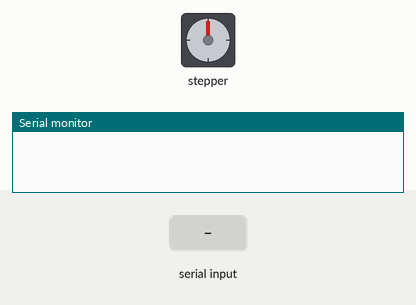
Bench run of a sketch on a simulated Arduino Uno, built with avr-gcc and run on an emulated ATmega328P. Parts: stepper motor, the last lines printed to the serial monitor. Wiring (inferred from the names in the program): stepper motor (2048 steps per turn assumed): coils pin 8, pin 9, pin 10, pin 11. Inputs (shaded band) come from the test bench.

Above: at 1.2 s.
1.3 s: "90,45,200\n" received over Serial
At 4.2 s:
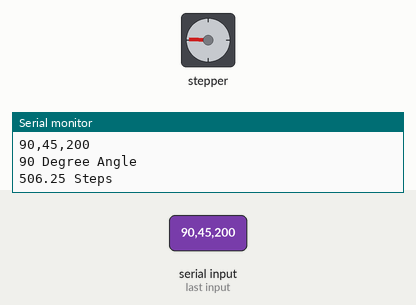
4.3 s: "90,45\n" received over Serial
At 6.11 s:
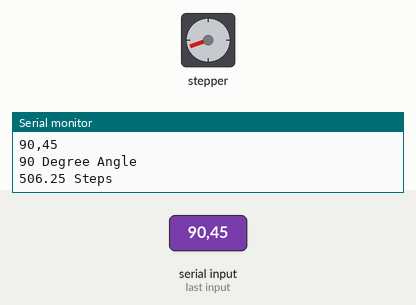
7.3 s: "3\n" received over Serial
10.3 s: "30,150,10\n" received over Serial
At 12.1 s:
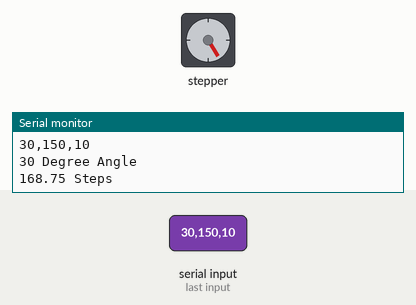
13.3 s: "30,150\n" received over Serial
At 15.1 s:
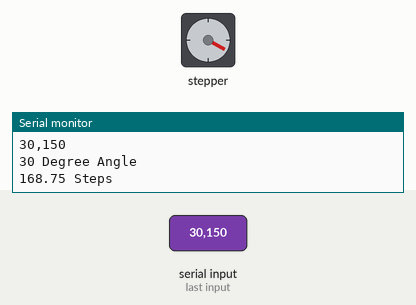
15.7 s: "90\n" received over Serial
At 19.4 s:
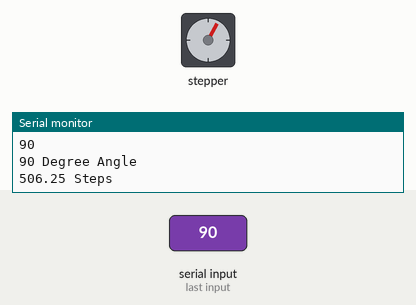
Timing chart, 0 to 19.7 s (numbered marks = the images above; inputs shaded):
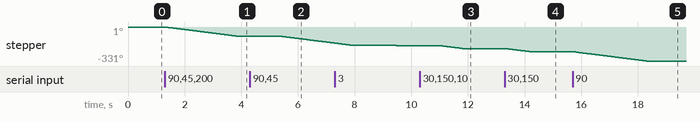

The sketch:

Control_Phase.ino
```cpp
#define Pin1  8
#define Pin2  9
#define Pin3  10
#define Pin4  11

int Motor_Step = 0;
int Step_Delay = 5;

bool cw = true;
bool ccw = false;

void setup()
{
  pinMode(Pin1, OUTPUT);
  pinMode(Pin2, OUTPUT);
  pinMode(Pin3, OUTPUT);
  pinMode(Pin4, OUTPUT);

  Serial.begin(9600);

}

void stopMotor(){
  digitalWrite(Pin1, LOW);
  digitalWrite(Pin2, LOW);
  digitalWrite(Pin3, LOW);
  digitalWrite(Pin4, LOW);
}

void OneStep2Phase(bool dir) {
  if (!dir && Motor_Step == 0) { // หากมอเตอร์หมุนถอยหลังและอยู่ที่ตำแหน่ง 0
    return;
  }

  switch(Motor_Step){
    case 0:
      digitalWrite(Pin1, HIGH);
      digitalWrite(Pin2, HIGH);
      digitalWrite(Pin3, LOW);
      digitalWrite(Pin4, LOW);
    break;
    case 1:
      digitalWrite(Pin1, LOW);
      digitalWrite(Pin2, HIGH);
      digitalWrite(Pin3, HIGH);
      digitalWrite(Pin4, LOW);
    break;
    case 2:
      digitalWrite(Pin1, LOW);
      digitalWrite(Pin2, LOW);
      digitalWrite(Pin3, HIGH);
      digitalWrite(Pin4, HIGH);
    break;
    case 3:
      digitalWrite(Pin1, HIGH);
      digitalWrite(Pin2, LOW);
      digitalWrite(Pin3, LOW);
      digitalWrite(Pin4, HIGH);
    break;
  }
  if (dir){
    Motor_Step++;
    if (Motor_Step > 3){
      Motor_Step = 0;
    }
  }else {
    Motor_Step--;
    if (Motor_Step < 0){
      Motor_Step = 3;
    }
  }
}

void FullStepOnePhase(bool dir) {
  switch(Motor_Step) {
    case 0:
      digitalWrite(Pin1, LOW);
      digitalWrite(Pin2, LOW);
      digitalWrite(Pin3, LOW);
      digitalWrite(Pin4, HIGH);
    break;

    case 1:
      digitalWrite(Pin1, LOW);
      digitalWrite(Pin2, LOW);
      digitalWrite(Pin3, HIGH);
      digitalWrite(Pin4, LOW);
    break;

    case 2:
      digitalWrite(Pin1, LOW);
      digitalWrite(Pin2, HIGH);
      digitalWrite(Pin3, LOW);
      digitalWrite(Pin4, LOW);
    break;

    case 3:
      digitalWrite(Pin1, HIGH);
      digitalWrite(Pin2, LOW);
      digitalWrite(Pin3, LOW);
      digitalWrite(Pin4, LOW);
    break;
  }

  if (dir) {
    Motor_Step++;
    if (Motor_Step > 3) {
        Motor_Step = 0;
    }
  } else {
      Motor_Step--;
      if (Motor_Step < 0) {
          Motor_Step = 3;
      }
  }
}

void HalfStep2Phase(bool dir) {
  switch(Motor_Step) {
    case 0:
      digitalWrite(Pin1, HIGH);
      digitalWrite(Pin2, LOW);
      digitalWrite(Pin3, LOW);
      digitalWrite(Pin4, LOW);
    break;

    case 1:
      digitalWrite(Pin1, HIGH);
      digitalWrite(Pin2, HIGH);
      digitalWrite(Pin3, LOW);
      digitalWrite(Pin4, LOW);
    break;

    case 2:
      digitalWrite(Pin1, LOW);
      digitalWrite(Pin2, HIGH);
      digitalWrite(Pin3, LOW);
      digitalWrite(Pin4, LOW);
    break;

    case 3:
      digitalWrite(Pin1, LOW);
      digitalWrite(Pin2, HIGH);
      digitalWrite(Pin3, HIGH);
      digitalWrite(Pin4, LOW);
    break;

    case 4:
      digitalWrite(Pin1, LOW);
      digitalWrite(Pin2, LOW);
      digitalWrite(Pin3, HIGH);
      digitalWrite(Pin4, LOW);
    break;

    case 5:
      digitalWrite(Pin1, LOW);
      digitalWrite(Pin2, LOW);
      digitalWrite(Pin3, HIGH);
      digitalWrite(Pin4, HIGH);
    break;

    case 6:
      digitalWrite(Pin1, LOW);
      digitalWrite(Pin2, LOW);
      digitalWrite(Pin3, LOW);
      digitalWrite(Pin4, HIGH);
    break;

    case 7:
      digitalWrite(Pin1, HIGH);
      digitalWrite(Pin2, LOW);
      digitalWrite(Pin3, LOW);
      digitalWrite(Pin4, HIGH);
    break;
  }

  if (dir) {
    Motor_Step++;
    if (Motor_Step > 7){
      Motor_Step = 0;
    }
  } else {
    Motor_Step--;
    if (Motor_Step < 0) {
      Motor_Step = 7;
    }
  }
}


void loop(){
  if (Serial.available() > 0) {
    String input = Serial.readStringUntil('\n');
    Serial.println(input);

    if ( input.substring(0, 1) == "!"){
      input.remove(0, 1);
      int val = input.toInt();
      float result = val * 5.625;
      Serial.println(String(val) + " Degree Angle");
      Serial.println(String(result) + " Steps");

      // Debug กัน Motor_Step เคลื่อน
      while (Motor_Step != 0) {
        //OneStep2Phase(!cw);
        FullStepOnePhase(!cw);
        //HalfStep2Phase(!cw);
        delay(Step_Delay);
      }

      for (int i = 0; i < result; i++) {
        //OneStep2Phase(!cw);
        FullStepOnePhase(!cw);
        //HalfStep2Phase(!cw);
        delay(Step_Delay);
      }
    } else if(input == "Set") {
        while (Motor_Step != 0) {
          //OneStep2Phase(cw);
          FullStepOnePhase(cw);
          //HalfStep2Phase(cw);
          delay(Step_Delay);
        }
    } else if( input.substring(0, 5) == "swing") {
      while (Motor_Step != 0) {
        //OneStep2Phase(cw);
        FullStepOnePhase(cw);
        //HalfStep2Phase(cw);
        delay(Step_Delay);
      }

      input.remove(0, 5);
      int val = input.toInt();
      float result = val * 5.625;
      Serial.println(String(val) + " Degree Angle");
      Serial.println(String(result) + " Steps");

      for (int i = 0; i < result; i++) {
        //OneStep2Phase(cw);
        FullStepOnePhase(cw);
        //HalfStep2Phase(cw);
        delay(Step_Delay);
      }

      for (int i = 0; i < result; i++) {
        //OneStep2Phase(cw);
        FullStepOnePhase(!cw);
        //HalfStep2Phase(cw);
        delay(Step_Delay);
      }

    } else {

      int val = input.toInt();
      float result = val * 5.625;
      Serial.println(String(val) + " Degree Angle");
      Serial.println(String(result) + " Steps");

      while (Motor_Step != 0) {
        //OneStep2Phase(cw);
        FullStepOnePhase(cw);
        //HalfStep2Phase(cw);
        delay(Step_Delay);
      }

      for (int i = 0; i < result; i++) {
        //OneStep2Phase(cw);
        FullStepOnePhase(cw);
        //HalfStep2Phase(cw);
        delay(Step_Delay);
      }
    }

    stopMotor();
    delay(1500);
  }
}
```

Measured:
- after the input at 1.3 s, stepper: turns 88° counter-clockwise in 2.5 s, starting at once
- after the input at 4.3 s, stepper: keeps turning counter-clockwise at about 35°/s, starting after 1.1 s
- after the input at 10.3 s, stepper: turns 30° counter-clockwise in 0.83 s, starting after 0.73 s
- after the input at 13.3 s, stepper: turns 30° counter-clockwise in 0.83 s, starting after 0.09 s
- after the input at 15.7 s, stepper: turns 90° counter-clockwise in 2.6 s, starting after 0.05 s
